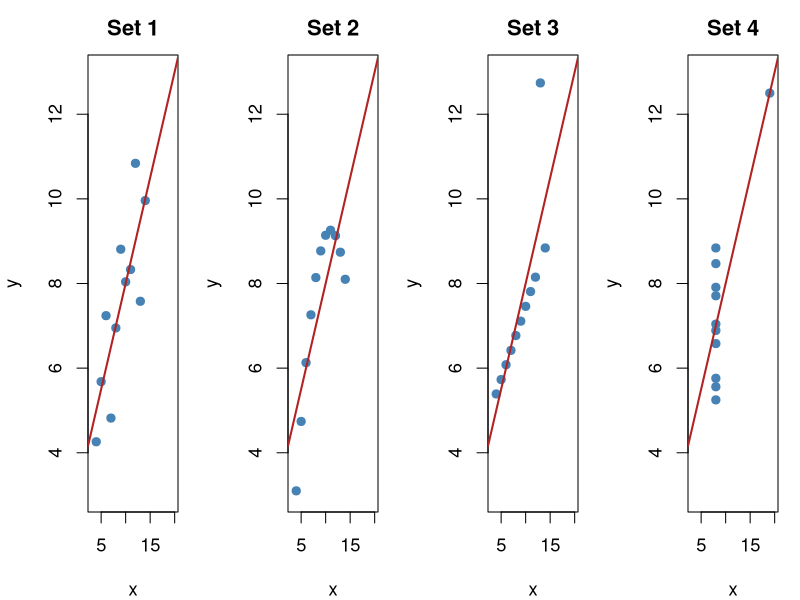
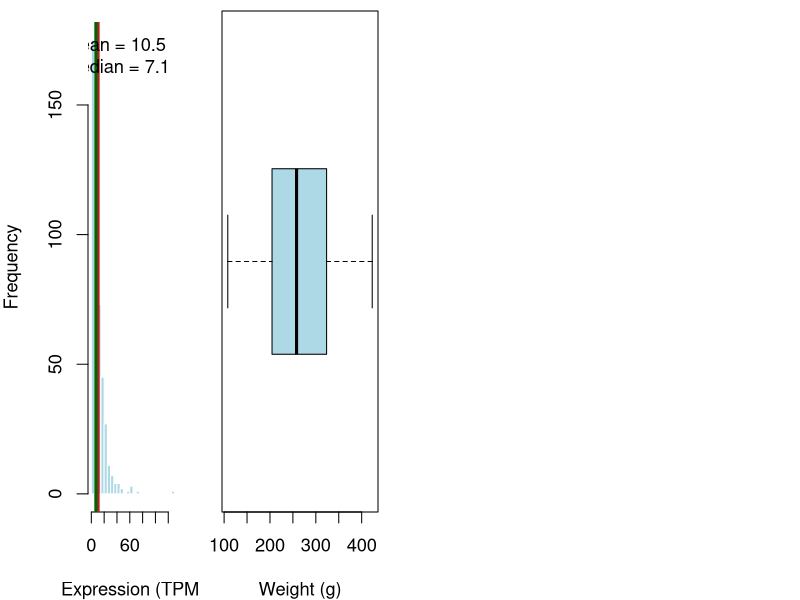
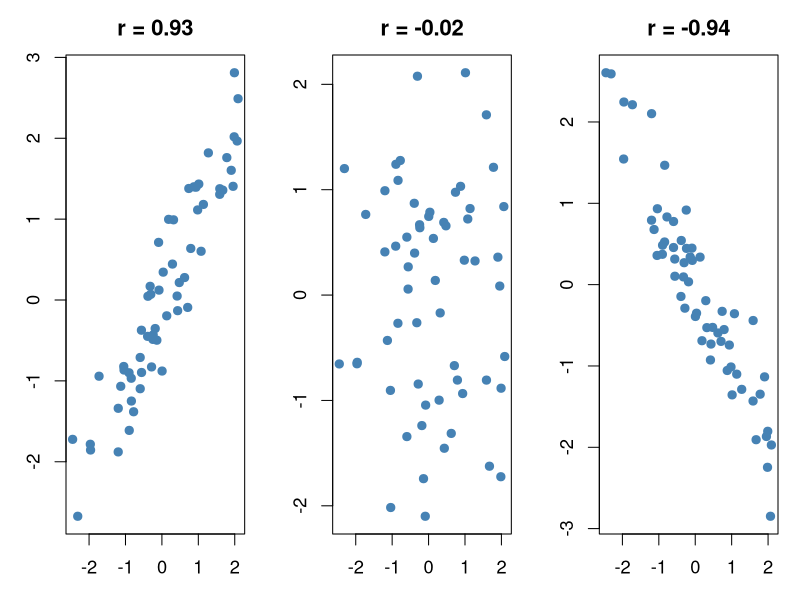
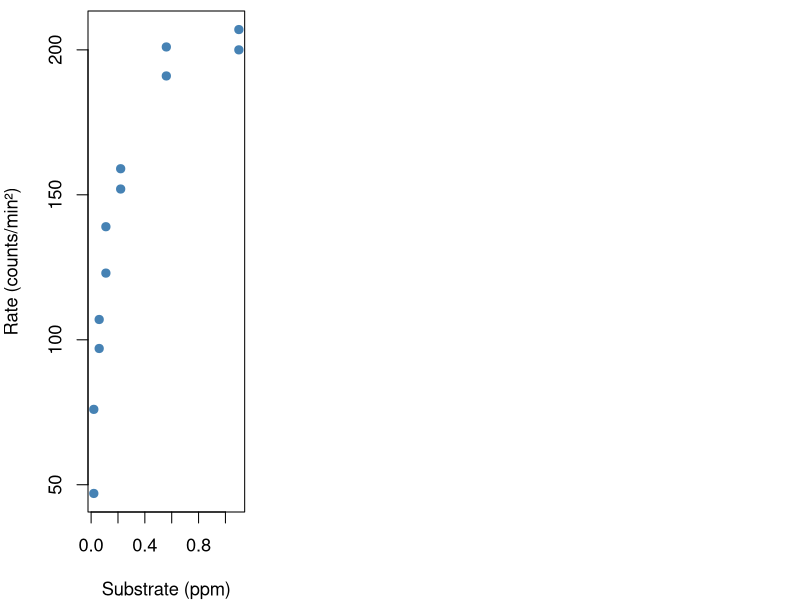

These figures' R source, in order:
## ---- chunk 1

## ---- chunk 2
knitr::opts_chunk$set(echo=TRUE, width=60)
## ---- chunk 3
# load the packages you need
#library(dplyr)
#library(tidyr)
#library(stringr)
#library(ggplot2)
#library(mkteachr)
## ---- chunk 4
a <- anscombe
stats <- data.frame(
  data_set  = paste("Set", 1:4),
  mean_x    = sapply(1:4, function(i) mean(a[[i]])),
  mean_y    = sapply(1:4, function(i) round(mean(a[[i + 4]]), 2)),
  sd_y      = sapply(1:4, function(i) round(sd(a[[i + 4]]), 2)),
  cor_xy    = sapply(1:4, function(i) round(cor(a[[i]], a[[i + 4]]), 2))
)
knitr::kable(stats, format = "html", align = "c")
## ---- chunk 5
par(mfrow = c(1, 4), mar = c(4, 4, 2.5, 1), cex = 1.1)
for (i in 1:4) {
  plot(a[[i]], a[[i + 4]], pch = 19, col = "steelblue", xlim = c(3, 20), ylim = c(3, 13),
       main = paste("Set", i), xlab = "x", ylab = "y")
  abline(lm(a[[i + 4]] ~ a[[i]]), col = "firebrick", lwd = 2)
}
## ---- chunk 6
weight <- c(24.1, 25.3, 23.8, 26.0, 24.7, 251)   # 25.1 typed as 251
mean(weight)
median(weight)
## ---- chunk 7
set.seed(4)
expr <- rlnorm(500, meanlog = 2, sdlog = 0.9)
par(mar = c(4, 4, 1, 1), cex = 1.1)
hist(expr, breaks = 40, col = "lightblue", border = "white", main = "", xlab = "Expression (TPM)")
abline(v = mean(expr), col = "firebrick", lwd = 3)
abline(v = median(expr), col = "darkgreen", lwd = 3)
legend("topright", c(paste("mean =", round(mean(expr), 1)), paste("median =", round(median(expr), 1))),
       col = c("firebrick", "darkgreen"), lwd = 3, bty = "n")
## ---- chunk 8
w <- chickwts$weight
range(w)
quantile(w)          # min, Q1, median, Q3, max
IQR(w)               # Q3 - Q1: the middle 50 %
## ---- chunk 9
par(mar = c(4, 1, 0.5, 1), cex = 1.1)
boxplot(w, horizontal = TRUE, col = "lightblue", xlab = "Weight (g)")
## ---- chunk 10
sd(w)      # same unit as the data: grams
var(w)     # squared unit: grams²
## ---- chunk 11
tapply(chickwts$weight, chickwts$feed, mean)
## ---- chunk 12
library(dplyr)
chickwts |>
  group_by(feed) |>
  summarise(n = n(), mean = mean(weight), sd = sd(weight))
## ---- chunk 13
x <- c(5.1, 4.8, NA, 5.6)
mean(x)
mean(x, na.rm = TRUE)
sd(x, na.rm = TRUE)
## ---- chunk 14
set.seed(2)
xx <- rnorm(60)
par(mfrow = c(1, 3), mar = c(3, 3, 2.5, 1), cex = 1.1)
y1 <- xx + rnorm(60, sd = 0.4); plot(xx, y1, pch = 19, col = "steelblue", main = paste("r =", round(cor(xx, y1), 2)), xlab = "", ylab = "")
y2 <- rnorm(60); plot(xx, y2, pch = 19, col = "steelblue", main = paste("r =", round(cor(xx, y2), 2)), xlab = "", ylab = "")
y3 <- -xx + rnorm(60, sd = 0.4); plot(xx, y3, pch = 19, col = "steelblue", main = paste("r =", round(cor(xx, y3), 2)), xlab = "", ylab = "")
## ---- chunk 15
cor(trees$Girth, trees$Volume)   # thicker trees hold more wood
## ---- chunk 16
pt <- Puromycin[Puromycin$state == "treated", ]
par(mar = c(4, 4, 0.5, 1), cex = 1.1)
plot(pt$conc, pt$rate, pch = 19, col = "steelblue", xlab = "Substrate (ppm)", ylab = "Rate (counts/min²)")
## ---- chunk 17
cor(pt$conc, pt$rate)                        # Pearson: straight-line relationship
cor(pt$conc, pt$rate, method = "spearman")   # Spearman: any steady up (or down) trend
## ---- chunk 18
cor(c(1, 2, 3, NA), c(2, 4, 7, 8), use = "complete.obs")   # handling NAs
## ---- chunk 19
drug1 <- sleep$extra[sleep$group == 1]
drug2 <- sleep$extra[sleep$group == 2]
mean(drug2) - mean(drug1)
t.test(drug2, drug1)$p.value                  # as if 20 different patients
t.test(drug2, drug1, paired = TRUE)$p.value   # the same 10 patients
## ---- chunk 20
res <- t.test(drug2, drug1, paired = TRUE)
res$conf.int     # 95 % confidence interval of the difference
## ---- chunk 21
